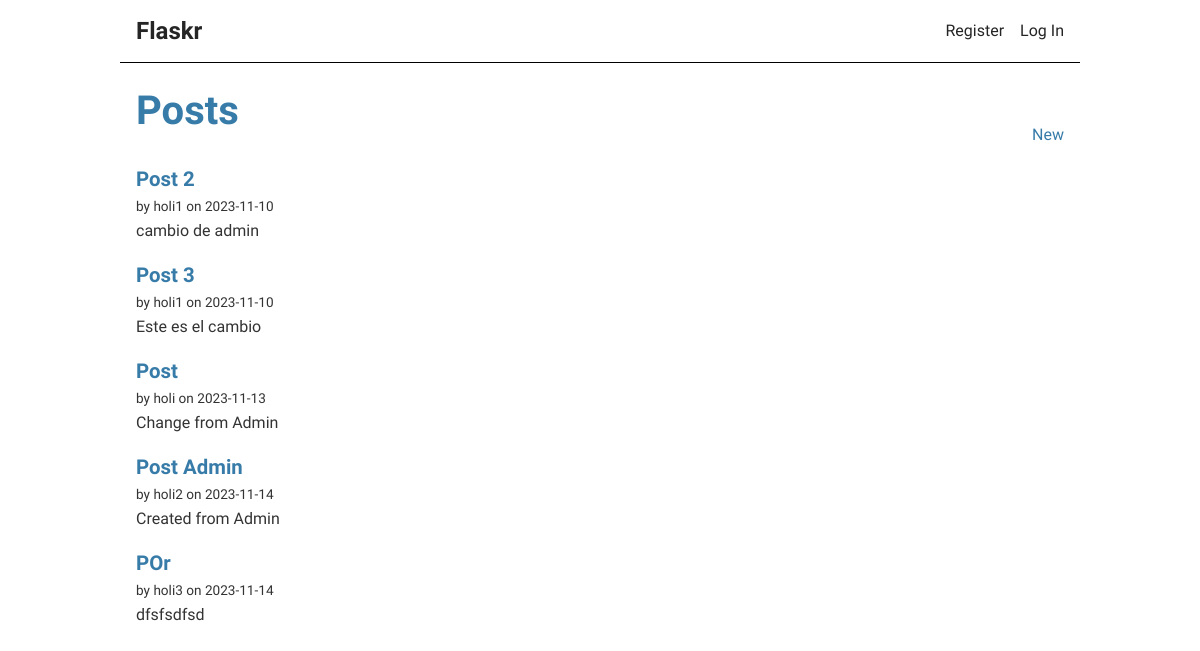
Before: / with the older database file.
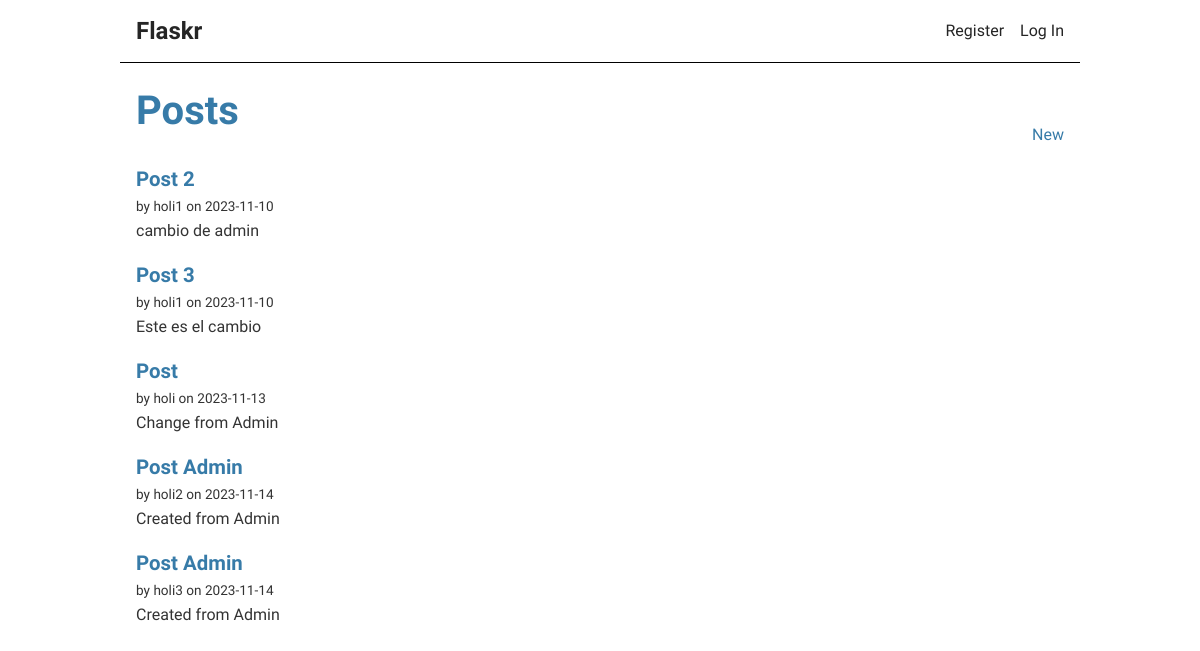
After: the same page with the newer database file.
### tables this page shows
CREATE TABLE post (
  id INTEGER PRIMARY KEY AUTOINCREMENT,
  author_id INTEGER NOT NULL,
  created TIMESTAMP NOT NULL DEFAULT CURRENT_TIMESTAMP,
  title TEXT NOT NULL,
  body TEXT NOT NULL,
  FOREIGN KEY (author_id) REFERENCES user (id)
);

CREATE TABLE user (
  id INTEGER PRIMARY KEY AUTOINCREMENT,
  username TEXT UNIQUE NOT NULL,
  rol TEXT NOT NULL,
  password TEXT NOT NULL
);

### app/blog.py (the view)
@bp.route('/')
def index():
    db = get_db() # recieve the db connection
    posts=db.execute(
            'SELECT p.id, title, body, created, author_id, username, rol'
            ' FROM post p JOIN user u ON p.author_id = u.id'
            ).fetchall()
    return render_template('/blog/index.html', posts=posts)

### app/auth.py (called while the page is built)
@bp.before_app_request
def load_logged_in_user():
    user_id = session.get('user_id') # give the id in int
    if user_id is None:
        session['user_id'] = None
        g.user = None
    else:
        g.user = get_db().execute(
            'SELECT username FROM user WHERE id = ?', (user_id,)
        ).fetchone()[0] # give the username in str

### app/db.py (called while the page is built)
def get_db():
    print('get_db')
    try:
        if 'db' not in g:
            g.db = sqlite3.connect(
                current_app.config['DATABASE'],
                detect_types=sqlite3.PARSE_DECLTYPES
            )
            g.db.row_factory = sqlite3.Row
        click.echo('Connection alright!')
        return g.db
    except Exception as inst:
        print('Something is error')
        click.echo(type(inst))    # print the type error
        return 'error'

### app/templates/blog/index.html (shortened to what this page needs)
{% extends 'base.html' %}
{% block header %}
  <h1>{% block title %}Posts{% endblock %}</h1>
    <a id="create_post" href="{{ url_for('blog.create') }}">New</a>
{% endblock %}
{% block content %}
  {% for post in posts %}
    <article class="post">
      <header>
        <div>
          <h1>{{ post[ 'title' ] }}</h1>
          <div class="post">
            by {{ post[ 'username' ] }} on
            {{ post[ 'created'].strftime('%Y-%m-%d') }}
          </div>
        </div>
      </header>
      <p class="body">{{ post['body'] }}</p>
    </article>
  {% endfor %}
{% endblock %}

Changed rows visible on the page:
changed post "holi3": title "POr" → "Post Admin"; body "dfsfsdfsd" → "Created from Admin"
